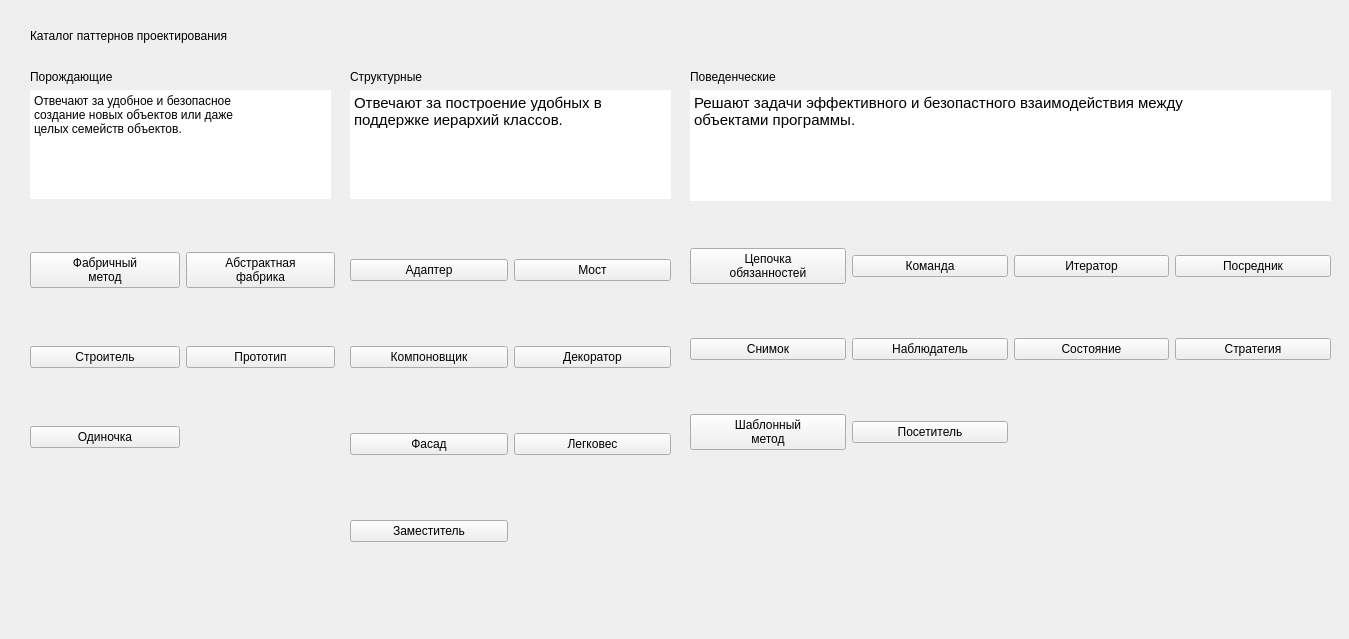
      <widget class="QWidget" name="scrollAreaWidgetContents">
       <property name="geometry">
        <rect>
         <x>0</x>
         <y>0</y>
         <width>1349</width>
         <height>639</height>
        </rect>
       </property>
       <widget class="QLabel" name="_pattern_catalog">
        <property name="geometry">
         <rect>
          <x>30</x>
          <y>0</y>
          <width>1101</width>
          <height>71</height>
         </rect>
        </property>
        <property name="styleSheet">
         <string notr="true">font: 700 36pt &quot;Times New Roman&quot;;</string>
        </property>
        <property name="text">
         <string>Каталог паттернов проектирования</string>
        </property>
       </widget>
       <widget class="QWidget" name="layoutWidget_5">
        <property name="geometry">
         <rect>
          <x>30</x>
          <y>200</y>
          <width>305</width>
          <height>301</height>
         </rect>
        </property>
        <layout class="QGridLayout" name="gridLayout_2">
         <item row="1" column="1">
          <widget class="QPushButton" name="_prototype_button">
           <property name="whatsThis">
            <string>&lt;html&gt;&lt;head/&gt;&lt;body&gt;&lt;p align=&quot;center&quot;&gt;&lt;br/&gt;&lt;/p&gt;&lt;/body&gt;&lt;/html&gt;</string>
           </property>
           <property name="text">
            <string>Прототип</string>
           </property>
           <property name="icon">
            <iconset>
             <normaloff>../screens_for_diplom/screens_for_diplom/gen_images/Screenshot 2024-02-24 215348.png</normaloff>../screens_for_diplom/screens_for_diplom/gen_images/Screenshot 2024-02-24 215348.png</iconset>
           </property>
           <property name="iconSize">
            <size>
             <width>64</width>
             <height>64</height>
            </size>
           </property>
          </widget>
         </item>
         <item row="0" column="0">
          <widget class="QPushButton" name="_fabric_button">
           <property name="whatsThis">
            <string>&lt;html&gt;&lt;head/&gt;&lt;body&gt;&lt;p align=&quot;center&quot;&gt;&lt;br/&gt;&lt;/p&gt;&lt;/body&gt;&lt;/html&gt;</string>
           </property>
           <property name="text">
            <string>Фабричный 
метод</string>
           </property>
           <property name="icon">
            <iconset>
             <normaloff>../screens_for_diplom/screens_for_diplom/gen_images/Screenshot 2024-02-24 201357.png</normaloff>../screens_for_diplom/screens_for_diplom/gen_images/Screenshot 2024-02-24 201357.png</iconset>
           </property>
           <property name="iconSize">
            <size>
             <width>64</width>
             <height>64</height>
            </size>
           </property>
          </widget>
         </item>
         <item row="0" column="1">
          <widget class="QPushButton" name="_abstract_method">
           <property name="whatsThis">
            <string>&lt;html&gt;&lt;head/&gt;&lt;body&gt;&lt;p align=&quot;center&quot;&gt;&lt;br/&gt;&lt;/p&gt;&lt;/body&gt;&lt;/html&gt;</string>
           </property>
           <property name="text">
            <string>Абстрактная 
фабрика</string>
           </property>
           <property name="icon">
            <iconset>
             <normaloff>../screens_for_diplom/screens_for_diplom/gen_images/Screenshot 2024-02-24 215305.png</normaloff>../screens_for_diplom/screens_for_diplom/gen_images/Screenshot 2024-02-24 215305.png</iconset>
           </property>
           <property name="iconSize">
            <size>
             <width>64</width>
             <height>64</height>
            </size>
           </property>
          </widget>
         </item>
         <item row="1" column="0">
          <widget class="QPushButton" name="_builder_button">
           <property name="whatsThis">
            <string>&lt;html&gt;&lt;head/&gt;&lt;body&gt;&lt;p align=&quot;center&quot;&gt;&lt;br/&gt;&lt;/p&gt;&lt;/body&gt;&lt;/html&gt;</string>
           </property>
           <property name="text">
            <string>Строитель</string>
           </property>
           <property name="icon">
            <iconset>
             <normaloff>../screens_for_diplom/screens_for_diplom/gen_images/Screenshot 2024-02-24 215324.png</normaloff>../screens_for_diplom/screens_for_diplom/gen_images/Screenshot 2024-02-24 215324.png</iconset>
           </property>
           <property name="iconSize">
            <size>
             <width>64</width>
             <height>64</height>
            </size>
           </property>
          </widget>
         </item>
         <item row="2" column="0">
          <widget class="QPushButton" name="_singlton_button">
           <property name="whatsThis">
            <string>&lt;html&gt;&lt;head/&gt;&lt;body&gt;&lt;p align=&quot;center&quot;&gt;&lt;br/&gt;&lt;/p&gt;&lt;/body&gt;&lt;/html&gt;</string>
           </property>
           <property name="text">
            <string>Одиночка</string>
           </property>
           <property name="icon">
            <iconset>
             <normaloff>../screens_for_diplom/screens_for_diplom/gen_images/Screenshot 2024-02-24 215400.png</normaloff>../screens_for_diplom/screens_for_diplom/gen_images/Screenshot 2024-02-24 215400.png</iconset>
           </property>
           <property name="iconSize">
            <size>
             <width>64</width>
             <height>64</height>
            </size>
           </property>
          </widget>
         </item>
        </layout>
       </widget>
       <widget class="QWidget" name="layoutWidget_6">
        <property name="geometry">
         <rect>
          <x>30</x>
          <y>70</y>
          <width>301</width>
          <height>129</height>
         </rect>
        </property>
        <layout class="QVBoxLayout" name="verticalLayout_4">
         <item>
          <widget class="QLabel" name="_gen_label">
           <property name="styleSheet">
            <string notr="true">font: 700 18pt &quot;Times New Roman&quot;;</string>
           </property>
           <property name="text">
            <string>Порождающие</string>
           </property>
          </widget>
         </item>
         <item>
          <widget class="QTextBrowser" name="_gen_text">
           <property name="styleSheet">
            <string notr="true">border: none;
font: 11pt &quot;Times New Roman&quot;;</string>
           </property>
           <property name="html">
            <string>&lt;!DOCTYPE HTML PUBLIC &quot;-//W3C//DTD HTML 4.0//EN&quot; &quot;http://www.w3.org/TR/REC-html40/strict.dtd&quot;&gt;
&lt;html&gt;&lt;head&gt;&lt;meta name=&quot;qrichtext&quot; content=&quot;1&quot; /&gt;&lt;style type=&quot;text/css&quot;&gt;
p, li { white-space: pre-wrap; }
&lt;/style&gt;&lt;/head&gt;&lt;body style=&quot; font-family:'Times New Roman'; font-size:11pt; font-weight:400; font-style:normal;&quot;&gt;
&lt;p style=&quot; margin-top:0px; margin-bottom:0px; margin-left:0px; margin-right:0px; -qt-block-indent:0; text-indent:0px;&quot;&gt;&lt;span style=&quot; font-family:'Segoe UI'; font-size:9pt;&quot;&gt;Отвечают за удобное и безопасное&lt;br /&gt;создание новых объектов или даже &lt;br /&gt;целых семейств объектов.&lt;/span&gt;&lt;/p&gt;&lt;/body&gt;&lt;/html&gt;</string>
           </property>
          </widget>
         </item>
        </layout>
       </widget>
       <widget class="QWidget" name="layoutWidget_7">
        <property name="geometry">
         <rect>
          <x>350</x>
          <y>70</y>
          <width>321</width>
          <height>129</height>
         </rect>
        </property>
        <layout class="QVBoxLayout" name="verticalLayout_5">
         <item>
          <widget class="QLabel" name="_struc_label">
           <property name="styleSheet">
            <string notr="true">font: 700 18pt &quot;Times New Roman&quot;;</string>
           </property>
           <property name="text">
            <string>Структурные</string>
           </property>
          </widget>
         </item>
         <item>
          <widget class="QTextBrowser" name="_struct_text">
           <property name="styleSheet">
            <string notr="true">border: none;
font: 11pt &quot;Times New Roman&quot;;</string>
           </property>
           <property name="html">
            <string>&lt;!DOCTYPE HTML PUBLIC &quot;-//W3C//DTD HTML 4.0//EN&quot; &quot;http://www.w3.org/TR/REC-html40/strict.dtd&quot;&gt;
&lt;html&gt;&lt;head&gt;&lt;meta name=&quot;qrichtext&quot; content=&quot;1&quot; /&gt;&lt;style type=&quot;text/css&quot;&gt;
p, li { white-space: pre-wrap; }
&lt;/style&gt;&lt;/head&gt;&lt;body style=&quot; font-family:'Times New Roman'; font-size:11pt; font-weight:400; font-style:normal;&quot;&gt;
&lt;p style=&quot; margin-top:0px; margin-bottom:0px; margin-left:0px; margin-right:0px; -qt-block-indent:0; text-indent:0px;&quot;&gt;Отвечают за построение удобных в&lt;br /&gt;поддержке иерархий классов.&lt;/p&gt;&lt;/body&gt;&lt;/html&gt;</string>
           </property>
          </widget>
         </item>
        </layout>
       </widget>
       <widget class="QWidget" name="layoutWidget_8">
        <property name="geometry">
         <rect>
          <x>690</x>
          <y>70</y>
          <width>641</width>
          <height>131</height>
         </rect>
        </property>
        <layout class="QVBoxLayout" name="verticalLayout_6">
         <item>
          <widget class="QLabel" name="_behavioral_label">
           <property name="styleSheet">
            <string notr="true">font: 700 18pt &quot;Times New Roman&quot;;</string>
           </property>
           <property name="text">
            <string>Поведенческие</string>
           </property>
          </widget>
         </item>
         <item>
          <widget class="QTextBrowser" name="_behavioral_text">
           <property name="styleSheet">
            <string notr="true">border: none;
font: 11pt &quot;Times New Roman&quot;;</string>
           </property>
           <property name="html">
            <string>&lt;!DOCTYPE HTML PUBLIC &quot;-//W3C//DTD HTML 4.0//EN&quot; &quot;http://www.w3.org/TR/REC-html40/strict.dtd&quot;&gt;
&lt;html&gt;&lt;head&gt;&lt;meta name=&quot;qrichtext&quot; content=&quot;1&quot; /&gt;&lt;style type=&quot;text/css&quot;&gt;
p, li { white-space: pre-wrap; }
&lt;/style&gt;&lt;/head&gt;&lt;body style=&quot; font-family:'Times New Roman'; font-size:11pt; font-weight:400; font-style:normal;&quot;&gt;
&lt;p style=&quot; margin-top:0px; margin-bottom:0px; margin-left:0px; margin-right:0px; -qt-block-indent:0; text-indent:0px;&quot;&gt;Решают задачи эффективного и безопастного взаимодействия между&lt;br /&gt;объектами программы.&lt;/p&gt;&lt;/body&gt;&lt;/html&gt;</string>
           </property>
          </widget>
         </item>
        </layout>
       </widget>
       <widget class="QWidget" name="layoutWidget_9">
        <property name="geometry">
         <rect>
          <x>350</x>
          <y>200</y>
          <width>321</width>
          <height>401</height>
         </rect>
        </property>
        <layout class="QGridLayout" name="gridLayout_4">
         <item row="0" column="0">
          <widget class="QPushButton" name="adapter_button">
           <property name="whatsThis">
            <string>&lt;html&gt;&lt;head/&gt;&lt;body&gt;&lt;p align=&quot;center&quot;&gt;&lt;br/&gt;&lt;/p&gt;&lt;/body&gt;&lt;/html&gt;</string>
           </property>
           <property name="text">
            <string>Адаптер</string>
           </property>
           <property name="icon">
            <iconset>
             <normaloff>../screens_for_diplom/screens_for_diplom/struct_images/Screenshot 2024-02-24 215722.png</normaloff>../screens_for_diplom/screens_for_diplom/struct_images/Screenshot 2024-02-24 215722.png</iconset>
           </property>
           <property name="iconSize">
            <size>
             <width>64</width>
             <height>64</height>
            </size>
           </property>
          </widget>
         </item>
         <item row="0" column="1">
          <widget class="QPushButton" name="_bridge_buttom">
           <property name="whatsThis">
            <string>&lt;html&gt;&lt;head/&gt;&lt;body&gt;&lt;p align=&quot;center&quot;&gt;&lt;br/&gt;&lt;/p&gt;&lt;/body&gt;&lt;/html&gt;</string>
           </property>
           <property name="text">
            <string>Мост</string>
           </property>
           <property name="icon">
            <iconset>
             <normaloff>../screens_for_diplom/screens_for_diplom/struct_images/Screenshot 2024-02-24 215740.png</normaloff>../screens_for_diplom/screens_for_diplom/struct_images/Screenshot 2024-02-24 215740.png</iconset>
           </property>
           <property name="iconSize">
            <size>
             <width>64</width>
             <height>64</height>
            </size>
           </property>
          </widget>
         </item>
         <item row="1" column="0">
          <widget class="QPushButton" name="_composite_button">
           <property name="whatsThis">
            <string>&lt;html&gt;&lt;head/&gt;&lt;body&gt;&lt;p align=&quot;center&quot;&gt;&lt;br/&gt;&lt;/p&gt;&lt;/body&gt;&lt;/html&gt;</string>
           </property>
           <property name="text">
            <string>Компоновщик</string>
           </property>
           <property name="icon">
            <iconset>
             <normaloff>../screens_for_diplom/screens_for_diplom/struct_images/Screenshot 2024-02-24 215751.png</normaloff>../screens_for_diplom/screens_for_diplom/struct_images/Screenshot 2024-02-24 215751.png</iconset>
           </property>
           <property name="iconSize">
            <size>
             <width>64</width>
             <height>64</height>
            </size>
           </property>
          </widget>
         </item>
         <item row="1" column="1">
          <widget class="QPushButton" name="_decorator_button">
           <property name="whatsThis">
            <string>&lt;html&gt;&lt;head/&gt;&lt;body&gt;&lt;p align=&quot;center&quot;&gt;&lt;br/&gt;&lt;/p&gt;&lt;/body&gt;&lt;/html&gt;</string>
           </property>
           <property name="text">
            <string>Декоратор</string>
           </property>
           <property name="icon">
            <iconset>
             <normaloff>../screens_for_diplom/screens_for_diplom/struct_images/Screenshot 2024-02-24 215805.png</normaloff>../screens_for_diplom/screens_for_diplom/struct_images/Screenshot 2024-02-24 215805.png</iconset>
           </property>
           <property name="iconSize">
            <size>
             <width>64</width>
             <height>64</height>
            </size>
           </property>
          </widget>
         </item>
         <item row="2" column="0">
          <widget class="QPushButton" name="_facade_button">
           <property name="whatsThis">
            <string>&lt;html&gt;&lt;head/&gt;&lt;body&gt;&lt;p align=&quot;center&quot;&gt;&lt;br/&gt;&lt;/p&gt;&lt;/body&gt;&lt;/html&gt;</string>
           </property>
           <property name="text">
            <string>Фасад</string>
           </property>
           <property name="icon">
            <iconset>
             <normaloff>../screens_for_diplom/screens_for_diplom/struct_images/Screenshot 2024-02-24 215816.png</normaloff>../screens_for_diplom/screens_for_diplom/struct_images/Screenshot 2024-02-24 215816.png</iconset>
           </property>
           <property name="iconSize">
            <size>
             <width>64</width>
             <height>64</height>
            </size>
           </property>
          </widget>
         </item>
         <item row="2" column="1">
          <widget class="QPushButton" name="_flyweight_button">
           <property name="whatsThis">
            <string>&lt;html&gt;&lt;head/&gt;&lt;body&gt;&lt;p align=&quot;center&quot;&gt;&lt;br/&gt;&lt;/p&gt;&lt;/body&gt;&lt;/html&gt;</string>
           </property>
           <property name="text">
            <string>Легковес</string>
           </property>
           <property name="icon">
            <iconset>
             <normaloff>../screens_for_diplom/screens_for_diplom/struct_images/Screenshot 2024-02-24 215829.png</normaloff>../screens_for_diplom/screens_for_diplom/struct_images/Screenshot 2024-02-24 215829.png</iconset>
           </property>
           <property name="iconSize">
            <size>
             <width>64</width>
             <height>64</height>
            </size>
           </property>
          </widget>
         </item>
         <item row="3" column="0">
          <widget class="QPushButton" name="_proxy_button">
           <property name="whatsThis">
            <string>&lt;html&gt;&lt;head/&gt;&lt;body&gt;&lt;p align=&quot;center&quot;&gt;&lt;br/&gt;&lt;/p&gt;&lt;/body&gt;&lt;/html&gt;</string>
           </property>
           <property name="text">
            <string>Заместитель</string>
           </property>
           <property name="icon">
            <iconset>
             <normaloff>../screens_for_diplom/screens_for_diplom/struct_images/Screenshot 2024-02-24 215840.png</normaloff>../screens_for_diplom/screens_for_diplom/struct_images/Screenshot 2024-02-24 215840.png</iconset>
           </property>
           <property name="iconSize">
            <size>
             <width>64</width>
             <height>64</height>
            </size>
           </property>
          </widget>
         </item>
        </layout>
       </widget>
       <widget class="QWidget" name="layoutWidget_10">
        <property name="geometry">
         <rect>
          <x>690</x>
          <y>200</y>
          <width>641</width>
          <height>301</height>
         </rect>
        </property>
        <layout class="QGridLayout" name="gridLayout_6">
         <item row="0" column="0">
          <widget class="QPushButton" name="_chain_button">
           <property name="whatsThis">
            <string>&lt;html&gt;&lt;head/&gt;&lt;body&gt;&lt;p align=&quot;center&quot;&gt;&lt;br/&gt;&lt;/p&gt;&lt;/body&gt;&lt;/html&gt;</string>
           </property>
           <property name="text">
            <string>Цепочка
обязанностей</string>
           </property>
           <property name="icon">
            <iconset>
             <normaloff>../screens_for_diplom/screens_for_diplom/behavior_images/Screenshot 2024-02-24 215855.png</normaloff>../screens_for_diplom/screens_for_diplom/behavior_images/Screenshot 2024-02-24 215855.png</iconset>
           </property>
           <property name="iconSize">
            <size>
             <width>64</width>
             <height>64</height>
            </size>
           </property>
          </widget>
         </item>
         <item row="0" column="1">
          <widget class="QPushButton" name="_command_button">
           <property name="whatsThis">
            <string>&lt;html&gt;&lt;head/&gt;&lt;body&gt;&lt;p align=&quot;center&quot;&gt;&lt;br/&gt;&lt;/p&gt;&lt;/body&gt;&lt;/html&gt;</string>
           </property>
           <property name="text">
            <string>Команда</string>
           </property>
           <property name="icon">
            <iconset>
             <normaloff>../screens_for_diplom/screens_for_diplom/behavior_images/Screenshot 2024-02-24 215916.png</normaloff>../screens_for_diplom/screens_for_diplom/behavior_images/Screenshot 2024-02-24 215916.png</iconset>
           </property>
           <property name="iconSize">
            <size>
             <width>64</width>
             <height>64</height>
            </size>
           </property>
          </widget>
         </item>
         <item row="0" column="2">
          <widget class="QPushButton" name="_iterator_button">
           <property name="whatsThis">
            <string>&lt;html&gt;&lt;head/&gt;&lt;body&gt;&lt;p align=&quot;center&quot;&gt;&lt;br/&gt;&lt;/p&gt;&lt;/body&gt;&lt;/html&gt;</string>
           </property>
           <property name="text">
            <string>Итератор</string>
           </property>
           <property name="icon">
            <iconset>
             <normaloff>../screens_for_diplom/screens_for_diplom/behavior_images/Screenshot 2024-02-24 215927.png</normaloff>../screens_for_diplom/screens_for_diplom/behavior_images/Screenshot 2024-02-24 215927.png</iconset>
           </property>
           <property name="iconSize">
            <size>
             <width>64</width>
             <height>64</height>
            </size>
           </property>
          </widget>
         </item>
         <item row="0" column="3">
          <widget class="QPushButton" name="_mediator_button">
           <property name="whatsThis">
            <string>&lt;html&gt;&lt;head/&gt;&lt;body&gt;&lt;p align=&quot;center&quot;&gt;&lt;br/&gt;&lt;/p&gt;&lt;/body&gt;&lt;/html&gt;</string>
           </property>
           <property name="text">
            <string>Посредник</string>
           </property>
           <property name="icon">
            <iconset>
             <normaloff>../screens_for_diplom/screens_for_diplom/behavior_images/Screenshot 2024-02-24 215938.png</normaloff>../screens_for_diplom/screens_for_diplom/behavior_images/Screenshot 2024-02-24 215938.png</iconset>
           </property>
           <property name="iconSize">
            <size>
             <width>64</width>
             <height>64</height>
            </size>
           </property>
          </widget>
         </item>
         <item row="1" column="0">
          <widget class="QPushButton" name="_memento_button">
           <property name="whatsThis">
            <string>&lt;html&gt;&lt;head/&gt;&lt;body&gt;&lt;p align=&quot;center&quot;&gt;&lt;br/&gt;&lt;/p&gt;&lt;/body&gt;&lt;/html&gt;</string>
           </property>
           <property name="text">
            <string>Снимок</string>
           </property>
           <property name="icon">
            <iconset>
             <normaloff>../screens_for_diplom/screens_for_diplom/behavior_images/Screenshot 2024-02-24 215951.png</normaloff>../screens_for_diplom/screens_for_diplom/behavior_images/Screenshot 2024-02-24 215951.png</iconset>
           </property>
           <property name="iconSize">
            <size>
             <width>64</width>
             <height>64</height>
            </size>
           </property>
          </widget>
         </item>
         <item row="1" column="1">
          <widget class="QPushButton" name="_observer_button">
           <property name="whatsThis">
            <string>&lt;html&gt;&lt;head/&gt;&lt;body&gt;&lt;p align=&quot;center&quot;&gt;&lt;br/&gt;&lt;/p&gt;&lt;/body&gt;&lt;/html&gt;</string>
           </property>
           <property name="text">
            <string>Наблюдатель</string>
           </property>
           <property name="icon">
            <iconset>
             <normaloff>../screens_for_diplom/screens_for_diplom/behavior_images/Screenshot 2024-02-24 220002.png</normaloff>../screens_for_diplom/screens_for_diplom/behavior_images/Screenshot 2024-02-24 220002.png</iconset>
           </property>
           <property name="iconSize">
            <size>
             <width>64</width>
             <height>64</height>
            </size>
           </property>
          </widget>
         </item>
         <item row="1" column="2">
          <widget class="QPushButton" name="_state_button">
           <property name="whatsThis">
            <string>&lt;html&gt;&lt;head/&gt;&lt;body&gt;&lt;p align=&quot;center&quot;&gt;&lt;br/&gt;&lt;/p&gt;&lt;/body&gt;&lt;/html&gt;</string>
           </property>
           <property name="text">
            <string>Состояние</string>
           </property>
           <property name="icon">
            <iconset>
             <normaloff>../screens_for_diplom/screens_for_diplom/behavior_images/Screenshot 2024-02-24 220012.png</normaloff>../screens_for_diplom/screens_for_diplom/behavior_images/Screenshot 2024-02-24 220012.png</iconset>
           </property>
           <property name="iconSize">
            <size>
             <width>64</width>
             <height>64</height>
            </size>
           </property>
          </widget>
         </item>
         <item row="1" column="3">
          <widget class="QPushButton" name="_strategy_button">
           <property name="whatsThis">
            <string>&lt;html&gt;&lt;head/&gt;&lt;body&gt;&lt;p align=&quot;center&quot;&gt;&lt;br/&gt;&lt;/p&gt;&lt;/body&gt;&lt;/html&gt;</string>
           </property>
           <property name="text">
            <string>Стратегия</string>
           </property>
           <property name="icon">
            <iconset>
             <normaloff>../screens_for_diplom/screens_for_diplom/behavior_images/Screenshot 2024-02-24 220025.png</normaloff>../screens_for_diplom/screens_for_diplom/behavior_images/Screenshot 2024-02-24 220025.png</iconset>
           </property>
           <property name="iconSize">
            <size>
             <width>64</width>
             <height>64</height>
            </size>
           </property>
          </widget>
         </item>
         <item row="2" column="0">
          <widget class="QPushButton" name="_template_button">
           <property name="whatsThis">
            <string>&lt;html&gt;&lt;head/&gt;&lt;body&gt;&lt;p align=&quot;center&quot;&gt;&lt;br/&gt;&lt;/p&gt;&lt;/body&gt;&lt;/html&gt;</string>
           </property>
           <property name="text">
            <string>Шаблонный
метод</string>
           </property>
           <property name="icon">
            <iconset>
             <normaloff>../screens_for_diplom/screens_for_diplom/behavior_images/Screenshot 2024-02-24 220036.png</normaloff>../screens_for_diplom/screens_for_diplom/behavior_images/Screenshot 2024-02-24 220036.png</iconset>
           </property>
           <property name="iconSize">
            <size>
             <width>64</width>
             <height>64</height>
            </size>
           </property>
          </widget>
         </item>
         <item row="2" column="1">
          <widget class="QPushButton" name="_bisitor_button">
           <property name="whatsThis">
            <string>&lt;html&gt;&lt;head/&gt;&lt;body&gt;&lt;p align=&quot;center&quot;&gt;&lt;br/&gt;&lt;/p&gt;&lt;/body&gt;&lt;/html&gt;</string>
           </property>
           <property name="text">
            <string>Посетитель</string>
           </property>
           <property name="icon">
            <iconset>
             <normaloff>../screens_for_diplom/screens_for_diplom/behavior_images/Screenshot 2024-02-24 220047.png</normaloff>../screens_for_diplom/screens_for_diplom/behavior_images/Screenshot 2024-02-24 220047.png</iconset>
           </property>
           <property name="iconSize">
            <size>
             <width>64</width>
             <height>64</height>
            </size>
           </property>
          </widget>
         </item>
        </layout>
       </widget>
      </widget>
